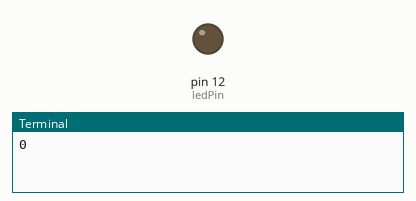
A program run on a simulated Raspberry Pi (header pin numbers). Parts: output pins drawn as LEDs (lit = HIGH), the last lines printed to the terminal.

Above: at 0.05 s.
At 0.85 s:
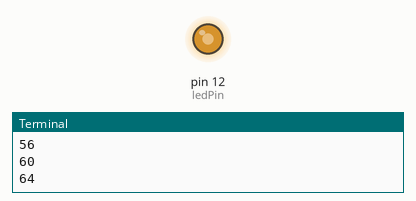
At 1.7 s:
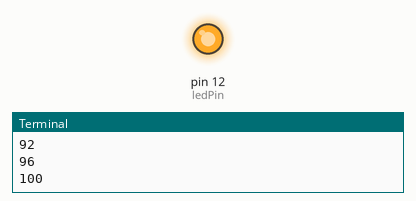
At 3.35 s:
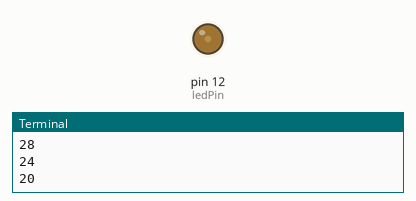
Timing chart, 0 to 6.0 s (numbered marks = the images above):
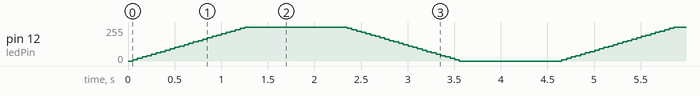

The program:

pwm_led.py
```python
#!/usr/bin/env python

import RPi.GPIO as GPIO
import time

ledPin = 12

GPIO.setmode(GPIO.BOARD)
GPIO.setup(ledPin, GPIO.OUT)
GPIO.output(ledPin, GPIO.LOW)

p = GPIO.PWM(ledPin, 1000)
p.start(0)

try:
    while True:
        for dc in range(0, 101, 4):
            p.ChangeDutyCycle(dc)
            print str(dc)
            time.sleep(0.05)
        time.sleep(1)
        for dc in range(100, -1, -4):
            p.ChangeDutyCycle(dc)
            print str(dc)
            time.sleep(0.05)
        time.sleep(1)

except KeyboardInterrupt:
    p.stop()
    GPIO.output(ledPin, GPIO.HIGH)
    GPIO.cleanup()
```
